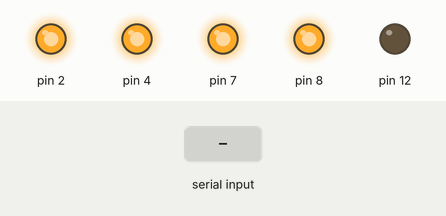
A sketch run on a simulated Arduino Uno, built with avr-gcc and run on an emulated ATmega328P. On the bench: output pins drawn as LEDs (lit = HIGH). The inputs (shaded band) are chosen by the test bench. What the sketch prints to the serial monitor is not drawn.

Above: at 1.2 s.
1.3 s: "1\n" received over Serial
At 3.4 s:
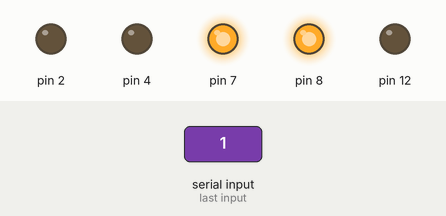
3.8 s: "2\n" received over Serial
At 5.4 s:
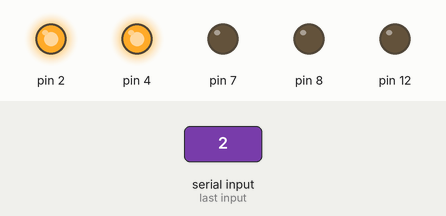
6.3 s: "3\n" received over Serial
At 8.5 s:
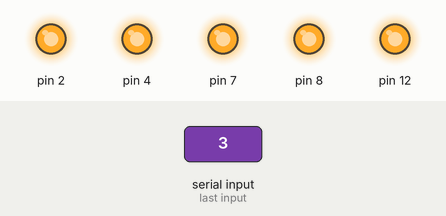
Timing chart, 0 to 10.0 s (numbered marks = the images above; inputs shaded):
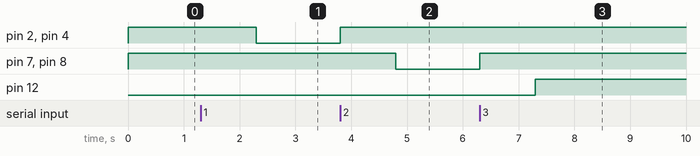

The sketch:

EMS-controller.ino
```cpp
// this script controls 12 relays connected to an Arduino that turn on and off the EMS pads placed on the subject's face
// see video for rough guide to placement https://vimeo.com/569320366
// the script StreamMetrics-ouput-1.py communicates with the Arduino as it runs the ML emotion detection

int x;
const uint8_t _OFF = HIGH;
const uint8_t _ON = LOW;


// the setup function runs once when you press reset or power the board
void setup() {
  // serial set up
  Serial.begin(115200);
  Serial.setTimeout(1);
  // initialize digital pin _BUILTIN as an output.
  pinMode(2, OUTPUT);
  pinMode(4, OUTPUT);
  pinMode(7, OUTPUT);
  pinMode(8, OUTPUT);
  pinMode(12, OUTPUT);
  //pinMode(2, INPUT_PULLUP);
  turnOff();
}

// the loop function runs over and over again forever
void loop() {
  while (!Serial.available());
  x = Serial.readString().toInt();

  // Off
  if(x == 0) {
    turnOff();
    Serial.print("Turn off TENS");
  }

  // Happy
  if(x == 1) {
    turnOff();
    Serial.print("Turn on TENS");
    delay(1000);
    digitalWrite(2, _ON);   // turn the  on (HIGH is the voltage level)
    digitalWrite(4, _ON);   // turn the  on (HIGH is the voltage level)
  }

  // Sad
  if(x == 2) {
    turnOff();
    Serial.print("Turn on TENS");
    delay(1000);
    digitalWrite(7, _ON);   // turn the  on (HIGH is the voltage level)
    digitalWrite(8, _ON);   // turn the  on (HIGH is the voltage level)
  }

  // Stressed
  if(x == 3) {
    turnOff();
    Serial.print("Turn on TENS");
    delay(1000);
    digitalWrite(12, _OFF);   // turn the  on (HIGH is the voltage level)
  }

}

void turnOff() {
  digitalWrite(2, _OFF);
  digitalWrite(4, _OFF);
  digitalWrite(7, _OFF);
  digitalWrite(8, _OFF);
  digitalWrite(12, _ON);
}
```

Measured:
- after the input at 1.3 s, pin 2, pin 4: HIGH → LOW after 1.0 s
- after the input at 3.8 s, pin 2, pin 4: LOW → HIGH at once; pin 7, pin 8: HIGH → LOW after 1.0 s
- after the input at 6.3 s, pin 7, pin 8: LOW → HIGH at once; pin 12: LOW → HIGH after 1.0 s
